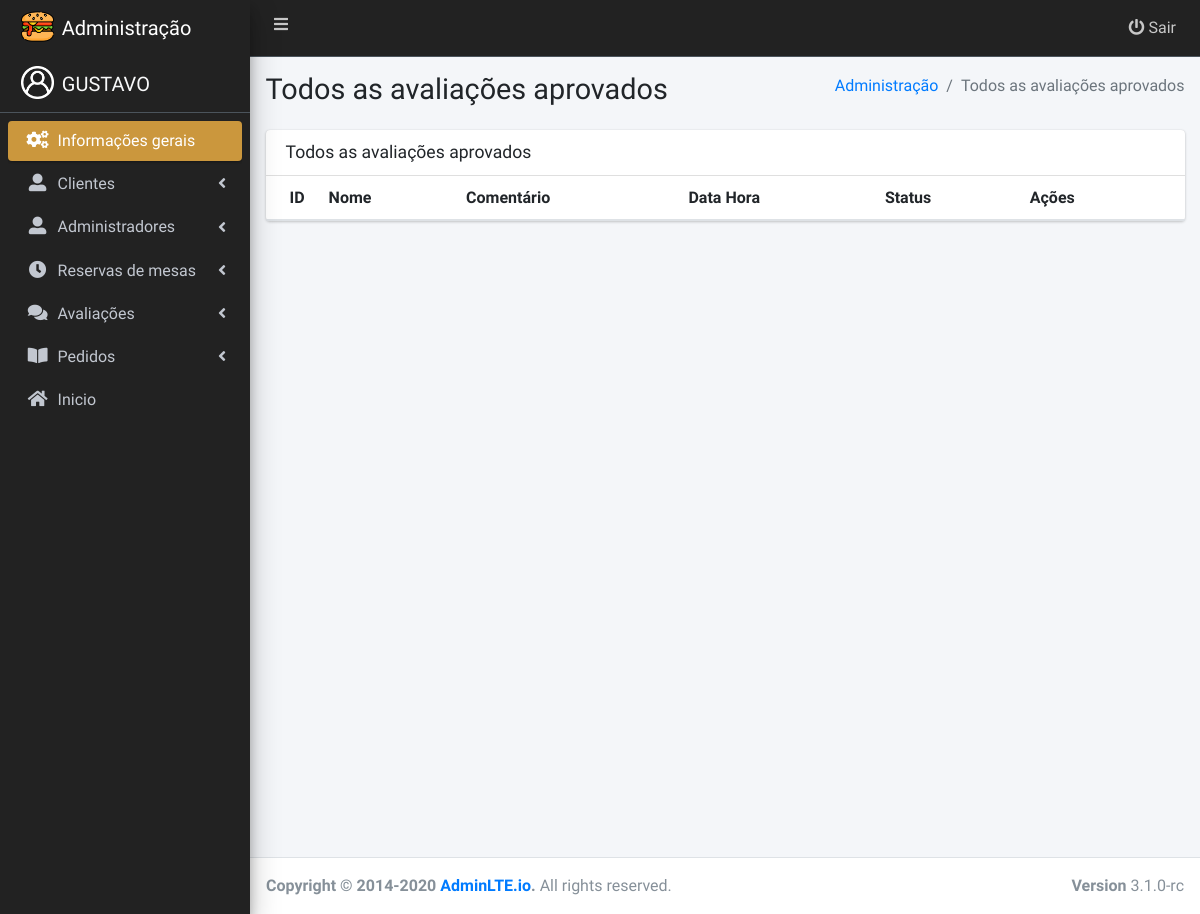
The app's page /view/admin/avaliacaoAprovado.php (signed in), older data.
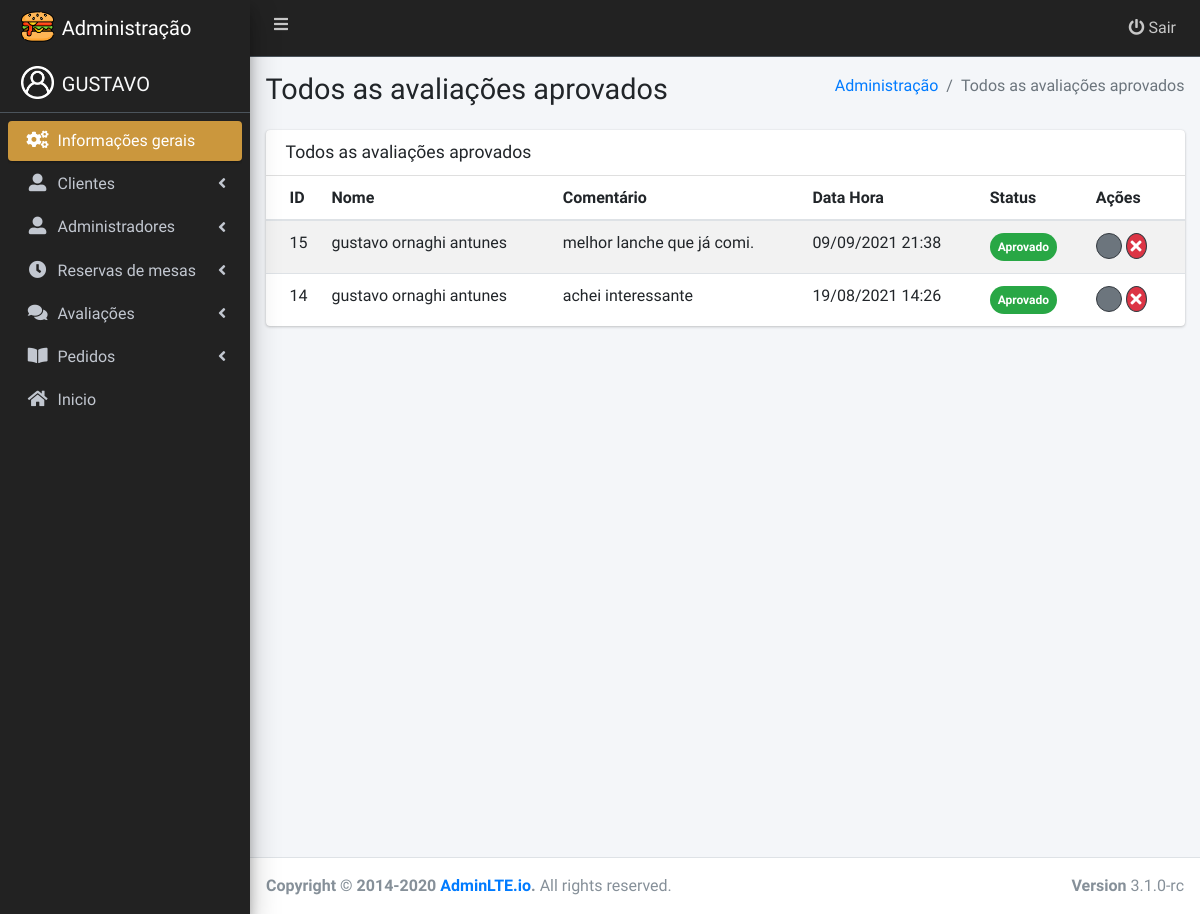
The same page, newer data.
### tables this page shows
CREATE TABLE IF NOT EXISTS `avaliacao` (
  `id` int(11) NOT NULL AUTO_INCREMENT,
  `id_usuario` int(11) NOT NULL,
  `comentario` varchar(50) NOT NULL DEFAULT '',
  `status` varchar(50) NOT NULL DEFAULT '',
  `datahora` varchar(50) NOT NULL DEFAULT '',
  `estrela` int(11) DEFAULT NULL,
  PRIMARY KEY (`id`),
  KEY `FK1_idUsuario` (`id_usuario`)
);

CREATE TABLE IF NOT EXISTS `usuario` (
  `id` int(11) NOT NULL AUTO_INCREMENT,
  `nome` varchar(45) NOT NULL,
  `email` varchar(45) NOT NULL,
  `senha` varchar(45) NOT NULL,
  `telefone` varchar(45) NOT NULL,
  PRIMARY KEY (`id`)
);

### model/Usuario.php (called while the page is built, shortened)
<?php
class Usuario{
    public function ListarLogado($id) {
        $sql = "SELECT * FROM usuario where id = '$id'";
        $conexao = new PDO('mysql:host=127.0.0.1;dbname=lanchonete2', 'root', '');
        $resultado = $conexao->query($sql);
        $lista = $resultado->fetch();
        return $lista;
    }
}
?>

### model/Avaliacao.php (called while the page is built, shortened)
<?php
	class Avaliacao{
		public function listarAprovados(){
			$sql = "SELECT avaliacao.id, avaliacao.status, avaliacao.datahora, usuario.nome, avaliacao.comentario, avaliacao.estrela
			FROM avaliacao INNER JOIN usuario ON usuario.id = avaliacao.id_usuario WHERE avaliacao.status LIKE 'Aprovado'";
			$conexao = new PDO('mysql:host=127.0.0.1;dbname=lanchonete2', 'root', '');
			$resultado = $conexao->query($sql);
			$lista = $resultado->fetchAll();
			return $lista;
		}
	}

### view/admin/avaliacaoAprovado.php (the view, shortened to what this page needs)
<?php require_once '../../model/Avaliacao.php';
$avaliacao = new Avaliacao();
$lista = $avaliacao->listarAprovados();
$logado = $_SESSION['usuario_logado'];
if ($logado == 1) {
?>
<head>
  <link rel="stylesheet" href="https://pro.fontawesome.com/releases/v5.2.0/css/all.css">
  <link rel="stylesheet" href="https://static.fontawesome.com/css/fontawesome-app.css">
  <link rel="stylesheet" href="dist/css/adminlte.min.css">
</head>
<body class="hold-transition sidebar-mini">
<div class="wrapper">
  <?php
    include("layout/navbar.php");
  ?>
  <?php
    include("layout/sidebar.php");
  ?>
  <div class="content-wrapper">
    <section class="content-header">
      <div class="container-fluid">
        <div class="row mb-2">
          <div class="col-sm-6">
            <h1>Todos as avaliações aprovados</h1>
          </div>
          <div class="col-sm-6">
            <ol class="breadcrumb float-sm-right">
              <li class="breadcrumb-item"><a href="index.php">Administração</a></li>
              <li class="breadcrumb-item active">Todos as avaliações aprovados</li>
            </ol>
          </div>
        </div>
      </div>
    </section>
    <section class="content">
      <div class="container-fluid">
        <div class="row">
          <div class="col-md-12">
            <div class="card">
              <div class="card-header">
                <h3 class="card-title">Todos as avaliações aprovados</h3>
              </div>
              <div class="card-body p-0">
                <table class="table table-striped">
                  <thead>
                    <tr>
                      <th style="width: 10px">ID</th>
                      <th>Nome</th>
                      <th>Comentário</th>
                      <th>Data Hora</th>
                      <th>Status</th>
                      <th>Ações</th>
                    </tr>
                  </thead>
                  <tbody>
                    <?php foreach ($lista as $linha): ?>
                    <tr>
                      <td> <?php echo $linha['id'] ?> </td>
                      <td> <?php echo $linha['nome'] ?> </td>
                      <td> <?php echo $linha['comentario'] ?> </td>
                      <td> <?php echo $linha['datahora'] ?> </td>
                      <td>
                        <span class="teste badge badge-pill bg-success p-2">
                          <?php echo $linha['status'] ?>
                        </span>
                      </td>
                      <td>
                        <i class="taman far fa-check text-light bg-secondary rounded-circle border border-dark p-1"></i>
                        <a href="#" data-toggle="modal" data-target="#excluirAvaliacao<?php echo $linha['id'] ?>"><i class="taman fas fa-times text-light text-center bg-danger rounded-circle border border-dark p-1"></i></a>
                      </td>
                    </tr>
                    <?php endforeach ?>
                  </tbody>
                </table>
              </div>
            </div>
          </div>
        </div>
      </div>
    </section>
  </div>
  <footer class="main-footer">
    <div class="float-right d-none d-sm-block">
      <b>Version</b> 3.1.0-rc
    </div>
    <strong>Copyright &copy; 2014-2020 <a href="https://adminlte.io">AdminLTE.io</a>.</strong> All rights reserved.
  </footer>
</div>
</body>
<?php } else { header('Location: ../usuario-nao-logado.php'); } ?>

Row changes from the older to the newer data that the page shows:
added avaliacao: id "15", id_usuario.nome "gustavo ornaghi antunes", comentario "melhor lanche que já comi.", datahora "09/09/2021 21:38", status "Aprovado"
added avaliacao: id "14", id_usuario.nome "gustavo ornaghi antunes", comentario "achei interessante", datahora "19/08/2021 14:26", status "Aprovado"
